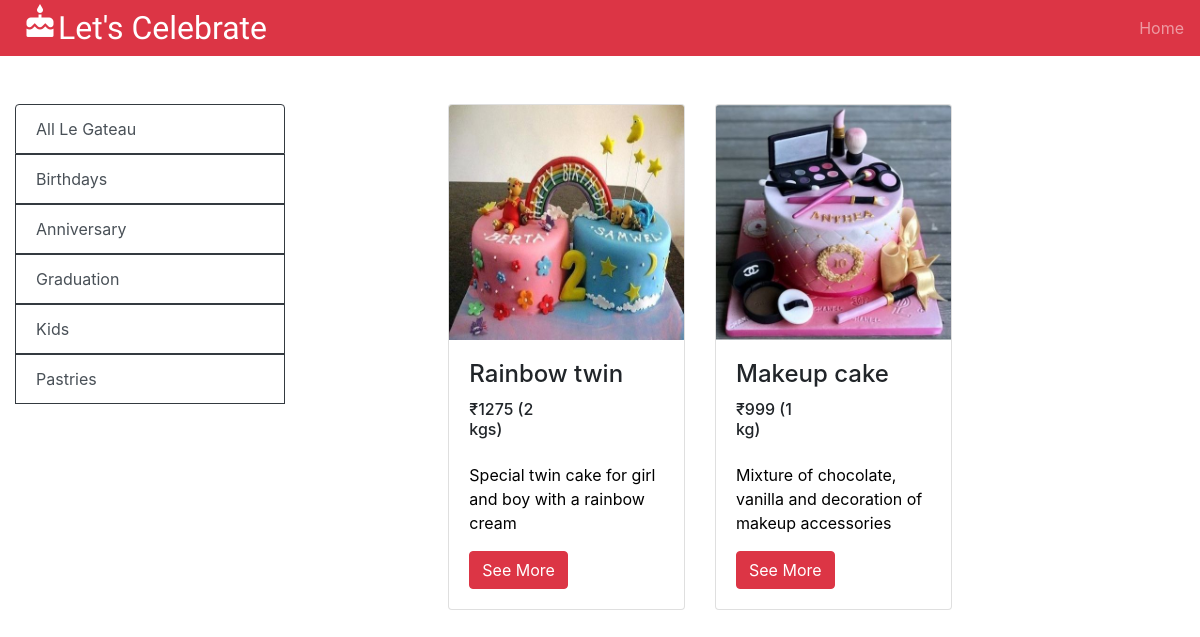
The app's page /brands/brlgateau/ with its own data.
### homepage/models.py (models this page shows)
class Cakeitem(models.Model):
    user=ForeignKey(User, on_delete=models.CASCADE)
    brand=models.CharField(max_length=20,default="None")
    name=models.CharField(max_length=30, default="None")
    category=models.CharField(max_length=10)
    cimg=models.ImageField(null=True,blank=True,upload_to='images/')
    price500=models.IntegerField(null=True,blank=True)
    price1=models.IntegerField(null=True,blank=True,default=None)
    price2=models.IntegerField(null=True,blank=True,default=None)
    price3=models.IntegerField(null=True,blank=True,default=None)
    des=models.CharField(max_length=100,default="None")

### brands/views.py (the view)
# urls.py: path('brlgateau/',views.b_lgateau, name="Le gateau"),
def b_lgateau(request, data=None):
    if data == None:
        franitem=Cakeitem.objects.filter(brand="Le gateau")
    elif data == 'birth':
        franitem=Cakeitem.objects.filter(brand="Le gateau").filter(category="birth")
    elif data == 'anni':
        franitem=Cakeitem.objects.filter(brand="Le gateau").filter(category="anni")
    elif data == 'grad':
        franitem=Cakeitem.objects.filter(brand="Le gateau").filter(category="grad")
    elif data == 'kid':
        franitem=Cakeitem.objects.filter(brand="Le gateau").filter(category="kid")
    elif data == 'pastry':
        franitem=Cakeitem.objects.filter(brand="Le gateau").filter(category="pastry")
    return render(request,'brlgateau.html',{'fitem':franitem})

### templates/brlgateau.html (shortened to what this page needs)
<!DOCTYPE html>
{% load static %}
<html lang="en">
<head>
  <link rel="stylesheet" href="{% static 'css/homepage.css' %}" />
  <link rel="stylesheet" href="https://maxcdn.bootstrapcdn.com/bootstrap/4.5.2/css/bootstrap.min.css">
</head>
<body>
  <nav class="navbar navbar-expand-md bg-danger navbar-dark p-0">
    <i class="material-icons" style="font-size:36px; margin-bottom: 12px; color: white; padding-left: 22px;">cake</i><a class="navbar-brand pb-0 pt-0" style="font-family: Allura;  font-size: 32px;">Let's Celebrate</a>
    <div class="collapse navbar-collapse" id="collapsibleNavbar2">
      <ul class="navbar-nav ml-auto">
        <li class="nav-item p-2">
          <a class="nav-link" href="/">Home</a>
        </li>
      </ul>
    </div>
</nav>
<div class="container-fluid my-5">
  <div class="row">
    <div class="col-sm-3">
      <div class="list-group mb-3">
        <a href="/brands/brlgateau" class="list-group-item list-group-item-action border border-dark" aria-current="true">All Le Gateau</a>
        <a href="{% url 'b_lgateaudata' 'birth' %}"  class="list-group-item list-group-item-action border border-dark" aria-current="true">Birthdays</a>
        <a href="{% url 'b_lgateaudata' 'anni' %}"  class="list-group-item list-group-item-action border border-dark" aria-current="true">Anniversary</a>
        <a href="{% url 'b_lgateaudata' 'grad' %}"  class="list-group-item list-group-item-action border border-dark" aria-current="true">Graduation</a>
        <a href="{% url 'b_lgateaudata' 'kid' %}"  class="list-group-item list-group-item-action border border-dark" aria-current="true">Kids</a>
        <a href="{% url 'b_lgateaudata' 'pastry' %}"  class="list-group-item list-group-item-action border border-dark" aria-current="true">Pastries</a>
  </div>
</div>
<div class="col-sm-8">
    {% if fitem %}
        <div  class="row justify-content-md-center">
        {% for i in fitem %}
            <div class ="col-sm-4 mb-3">
              <div class="card">
                <img class="card-img-top" src="{{i.cimg.url}}" alt="Card image">
                <div class="card-body">
                  <h4 class="card-title">{{i.name}}</h4>
                  <div class="row">
                    <div class="col-sm-6 mb-3">
                        {% if i.price500 != None %}
                            <h6>&#8377;{{i.price500}} (500 gms)</h6>
                        {% elif i.price1 != None %}
                            <h6>&#8377;{{i.price1}} (1 kg)</h6>
                        {% elif i.price2 != None %}
                            <h6>&#8377;{{i.price2}} (2 kgs)</h6>
                        {% else %}
                            <h6>&#8377;{{i.price3}} (3 kgs)</h6>
                        {% endif %}
                    </div>
                    </div>
                  <p class="card-text" style="color: black;">{{i.des}}</p>
                  <a href="{% url 'mondetail' i.id %}"><button type="button" class="btn btn-danger" >See More</button></a>
                </div>
              </div>
            </div>
        {% endfor %}
        </div>
      {% else %}
        <h4 class= "text-center alert alert-danger">No Available Cakes</h4>
    {% endif %}
    </div>
</body>
</html>

### static/css/homepage.css (style rules this page uses)
.card-text { color: white; }

### records on screen
Cakeitem: cimg (picture), name "Rainbow twin", price2 "1275", des "Special twin cake for girl and boy with a rainbow cream"
Cakeitem: cimg (picture), name "Makeup cake", price1 "999", des "Mixture of chocolate, vanilla and decoration of makeup accessories"
